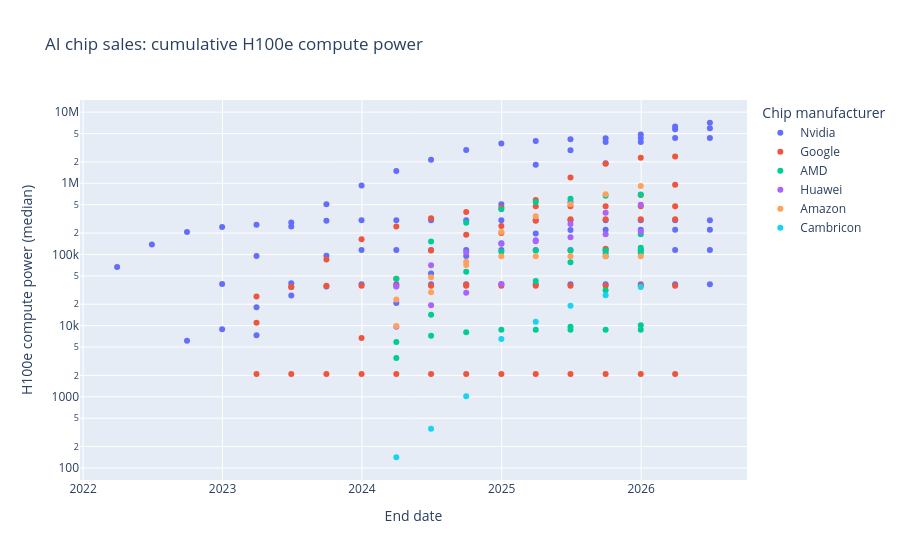

The cell this chart's notebook holds for it:
### Markdown cell above
## AI Chip Sales — cumulative H100-equivalent compute

### Code cell
scatter_time(load("ai_chip_sales__cumulative_timelines.csv"), "End date", "H100e compute power (median)",
             color="Chip manufacturer", log_y=True, title="AI chip sales: cumulative H100e compute power")
